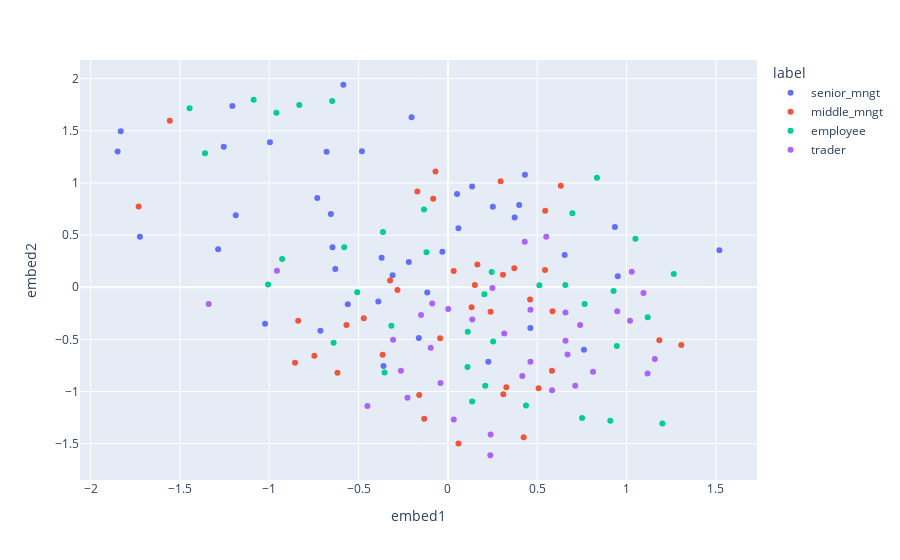

The cell this chart's notebook holds for it:
### Code cell
tbl_small2 = tbl_small.copy()
tbl_small2['label'] = tbl_small2['label'].map(lambda a: main_label[a])
tbl_small2.head(4)
plotly_embedding(tbl_small2)

### Figure 1 — Plotly figure (JSON) as saved in the notebook; plotly's stock layout.template omitted (floating-point values rounded to 4 significant figures)
{"data": [{"customdata": [[5260, "senior_mngt", 1], [7112, "senior_mngt", 2], [7140, "senior_mngt", 2], [8872, "senior_mngt", 6], [12584, "senior_mngt", 7], [17426, "senior_mngt", 2], [20468, "senior_mngt", 2], [21337, "senior_mngt", 6], [21687, "senior_mngt", 7], [28449, "senior_mngt", 2], [31937, "senior_mngt", 1], [31948, "senior_mngt", 2], [32495, "senior_mngt", 1], [33079, "senior_mngt", 1], [33984, "senior_mngt", 1], [34274, "senior_mngt", 6], [45237, "senior_mngt", 7], [46708, "senior_mngt", 6], [48927, "senior_mngt", 6], [48995, "senior_mngt", 6], [53861, "senior_mngt", 2], [54922, "senior_mngt", 1], [60140, "senior_mngt", 2], [65248, "senior_mngt", 2], [71430, "senior_mngt", 2], [71742, "senior_mngt", 2], [72611, "senior_mngt", 2], [73623, "senior_mngt", 2], [73702, "senior_mngt", 6], [73757, "senior_mngt", 1], [74329, "senior_mngt", 2], [74812, "senior_mngt", 6], [76372, "senior_mngt", 2], [77399, "senior_mngt", 2], [78096, "senior_mngt", 2], [78687, "senior_mngt", 2], [82160, "senior_mngt", 2], [84451, "senior_mngt", 6], [84550, "senior_mngt", 2], [86205, "senior_mngt", 2], [86280, "senior_mngt", 2]], "hovertemplate": "label=%{customdata[1]}<br>embed1=%{x}<br>embed2=%{y}<br>id=%{customdata[0]}<br>label_id=%{customdata[2]}<extra></extra>", "legendgroup": "senior_mngt", "marker": {"color": "#636efa", "symbol": "circle"}, "mode": "markers", "name": "senior_mngt", "orientation": "v", "showlegend": true, "type": "scatter", "x": [0.9347, -0.3098, 0.2261, 0.2517, 0.05114, -0.2189, 0.7615, -0.6795, 0.1354, 0.05891, 0.4614, -0.163, -0.9964, -0.03123, -0.2035, -0.6305, -0.5854, -1.188, -0.7313, -1.286, -0.5608, -0.3712, -0.3607, 0.4311, -0.4817, -1.724, 0.9508, -1.255, -0.3897, -1.832, -0.7139, -1.024, -1.849, -0.1158, 0.3733, -1.207, -0.6554, -0.6463, 0.6536, 0.3988, 1.52], "xaxis": "x", "y": [0.5764, 0.1136, -0.7139, 0.7716, 0.8936, 0.2426, -0.5998, 1.299, 0.967, 0.5647, -0.3904, -0.4871, 1.39, 0.3407, 1.631, 0.1738, 1.942, 0.6897, 0.8565, 0.3631, -0.1639, 0.2819, -0.7559, 1.079, 1.303, 0.483, 0.1048, 1.347, -0.1361, 1.496, -0.4182, -0.35, 1.302, -0.04995, 0.6688, 1.738, 0.7028, 0.383, 0.3095, 0.7878, 0.3553], "yaxis": "y"}, {"customdata": [[7983, "middle_mngt", 3], [9136, "middle_mngt", 3], [10241, "middle_mngt", 3], [11372, "middle_mngt", 3], [13893, "middle_mngt", 10], [17828, "middle_mngt", 3], [18268, "middle_mngt", 10], [19636, "middle_mngt", 3], [23483, "middle_mngt", 10], [26854, "middle_mngt", 3], [27714, "middle_mngt", 10], [28117, "middle_mngt", 3], [28412, "middle_mngt", 10], [29322, "middle_mngt", 3], [29923, "middle_mngt", 3], [30591, "middle_mngt", 3], [34132, "middle_mngt", 3], [34812, "middle_mngt", 3], [44238, "middle_mngt", 10], [45292, "middle_mngt", 10], [46580, "middle_mngt", 10], [49805, "middle_mngt", 3], [51082, "middle_mngt", 10], [51086, "middle_mngt", 10], [51356, "middle_mngt", 10], [51633, "middle_mngt", 3], [52299, "middle_mngt", 3], [54615, "middle_mngt", 3], [54958, "middle_mngt", 10], [55117, "middle_mngt", 3], [58716, "middle_mngt", 3], [68297, "middle_mngt", 10], [72534, "middle_mngt", 10], [77262, "middle_mngt", 3], [79816, "middle_mngt", 3], [83866, "middle_mngt", 3], [84452, "middle_mngt", 10], [84500, "middle_mngt", 3]], "hovertemplate": "label=%{customdata[1]}<br>embed1=%{x}<br>embed2=%{y}<br>id=%{customdata[0]}<br>label_id=%{customdata[2]}<extra></extra>", "legendgroup": "middle_mngt", "marker": {"color": "#EF553B", "symbol": "circle"}, "mode": "markers", "name": "middle_mngt", "orientation": "v", "showlegend": true, "type": "scatter", "x": [-1.731, -0.568, 0.1649, 0.424, 0.3268, 0.2951, 0.5822, -1.557, 0.3101, -0.3656, 0.4599, 1.307, 0.1325, -0.856, -0.3238, 0.5445, -0.7478, -0.1712, -0.4712, 0.151, -0.1328, 0.05917, -0.08245, -0.2826, -0.04352, 0.5076, 0.2388, 0.3717, 0.3081, -0.6184, -0.8384, 1.183, 0.5856, -0.1607, 0.5437, -0.06952, 0.632, 0.03223], "xaxis": "x", "y": [0.7741, -0.3634, 0.2184, -1.439, -0.959, 1.015, -0.801, 1.595, -1.025, -0.6477, -0.1175, -0.5551, -0.1912, -0.7247, 0.06502, 0.733, -0.657, 0.9168, -0.297, 0.02031, -1.262, -1.498, 0.8475, -0.02749, -0.4902, -0.9678, -0.2359, 0.1808, 0.1195, -0.8194, -0.3226, -0.5081, -0.2294, -1.033, 0.1654, 1.111, 0.9739, 0.1555], "yaxis": "y"}, {"customdata": [[8025, "employee", 4], [13044, "employee", 8], [13632, "employee", 9], [13709, "employee", 4], [22308, "employee", 9], [23424, "employee", 9], [23425, "employee", 9], [28118, "employee", 9], [29686, "employee", 4], [29687, "employee", 4], [29688, "employee", 4], [32521, "employee", 4], [33207, "employee", 4], [33555, "employee", 8], [34839, "employee", 9], [42142, "employee", 4], [45249, "employee", 9], [52609, "employee", 9], [55116, "employee", 9], [55159, "employee", 8], [55852, "employee", 9], [57520, "employee", 9], [60298, "employee", 4], [62390, "employee", 9], [63654, "employee", 4], [64587, "employee", 8], [66512, "employee", 4], [68517, "employee", 9], [69801, "employee", 8], [69883, "employee", 4], [71528, "employee", 8], [73313, "employee", 8], [76095, "employee", 9], [76337, "employee", 4], [77234, "employee", 9], [84858, "employee", 8], [85761, "employee", 4]], "hovertemplate": "label=%{customdata[1]}<br>embed1=%{x}<br>embed2=%{y}<br>id=%{customdata[0]}<br>label_id=%{customdata[2]}<extra></extra>", "legendgroup": "employee", "marker": {"color": "#00cc96", "symbol": "circle"}, "mode": "markers", "name": "employee", "orientation": "v", "showlegend": true, "type": "scatter", "x": [-0.8321, 0.6572, 0.4369, 0.8342, -0.9281, -0.1341, 0.2089, 1.201, 0.1096, 0.5121, 0.7509, -1.446, -0.6483, 0.909, -0.5078, -0.9604, 1.265, -0.5808, 1.118, 0.2038, -0.3547, 0.1355, 0.6968, -1.36, -0.3634, 0.9272, -0.1203, 0.111, 0.9456, 0.7654, 0.2451, -0.3166, 0.2531, -1.088, -0.64, -1.007, 1.05], "xaxis": "x", "y": [1.748, 0.02229, -1.133, 1.049, 0.2701, 0.7452, -0.944, -1.308, -0.765, 0.01972, -1.254, 1.716, 1.785, -1.281, -0.0481, 1.674, 0.1275, 0.3823, -0.2873, -0.06723, -0.8183, -1.097, 0.7101, 1.284, 0.5304, -0.03657, 0.3347, -0.4259, -0.5642, -0.1603, 0.1459, -0.3703, -0.5212, 1.797, -0.5336, 0.02709, 0.4642], "yaxis": "y"}, {"customdata": [[8473, "trader", 5], [8516, "trader", 5], [20978, "trader", 5], [30317, "trader", 5], [30720, "trader", 5], [32300, "trader", 5], [33465, "trader", 5], [47944, "trader", 5], [49510, "trader", 5], [50284, "trader", 5], [55922, "trader", 5], [62447, "trader", 5], [63630, "trader", 5], [64395, "trader", 5], [65753, "trader", 5], [65778, "trader", 5], [67412, "trader", 5], [68516, "trader", 5], [70906, "trader", 5], [71448, "trader", 5], [71721, "trader", 5], [72528, "trader", 5], [72674, "trader", 5], [74972, "trader", 5], [75179, "trader", 5], [75444, "trader", 5], [75568, "trader", 5], [76433, "trader", 5], [78236, "trader", 5], [79828, "trader", 5], [81350, "trader", 5], [83787, "trader", 5], [84236, "trader", 5], [84859, "trader", 5], [85243, "trader", 5]], "hovertemplate": "label=%{customdata[1]}<br>embed1=%{x}<br>embed2=%{y}<br>id=%{customdata[0]}<br>label_id=%{customdata[2]}<extra></extra>", "legendgroup": "trader", "marker": {"color": "#ab63fa", "symbol": "circle"}, "mode": "markers", "name": "trader", "orientation": "v", "showlegend": true, "type": "scatter", "x": [1.029, 0.4619, 0.3151, -0.1505, 0.7399, -0.2632, 0.2374, 0.8122, -0.09644, -0.08784, -0.3069, 1.118, 0.583, 0.4619, 0.2391, 1.019, -0.04157, 0.6582, 0.7128, 1.095, -0.2264, -0.9571, -1.339, 0.001545, 0.4166, 0.1363, -0.4506, 0.6582, 0.2491, 0.03275, 0.9478, 0.5505, 0.6694, 0.4299, 1.158], "xaxis": "x", "y": [0.149, -0.2163, -0.4427, -0.2664, -0.3617, -0.8002, -1.611, -0.8113, -0.5794, -0.1556, -0.5026, -0.8273, -0.9881, -0.7153, -1.412, -0.3223, -0.9184, -0.5136, -0.9449, -0.05596, -1.059, 0.1587, -0.1608, -0.2083, -0.8509, -0.3103, -1.139, -0.242, -0.00704, -1.268, -0.2303, 0.4839, -0.645, 0.4363, -0.6892], "yaxis": "y"}], "layout": {"legend": {"title": {"text": "label"}, "tracegroupgap": 0}, "margin": {"t": 60}, "xaxis": {"anchor": "y", "domain": [0, 1], "title": {"text": "embed1"}}, "yaxis": {"anchor": "x", "domain": [0, 1], "title": {"text": "embed2"}}}}
